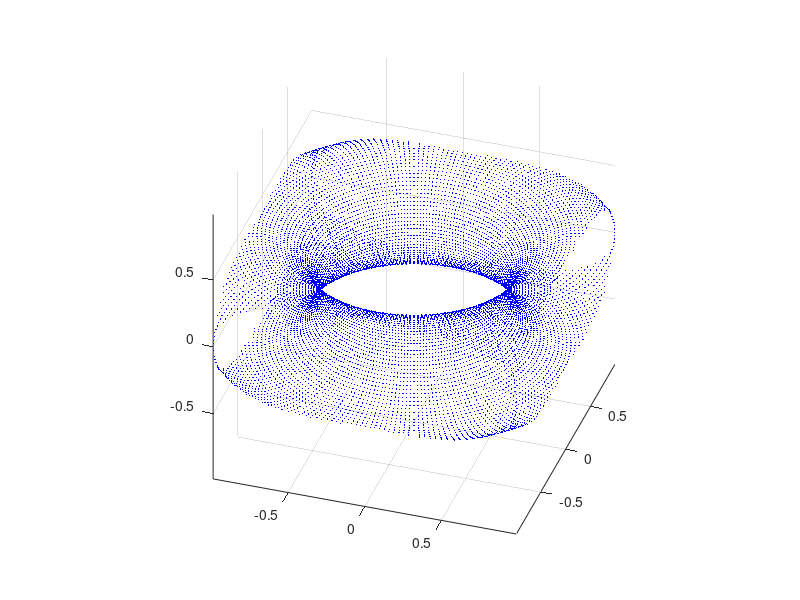
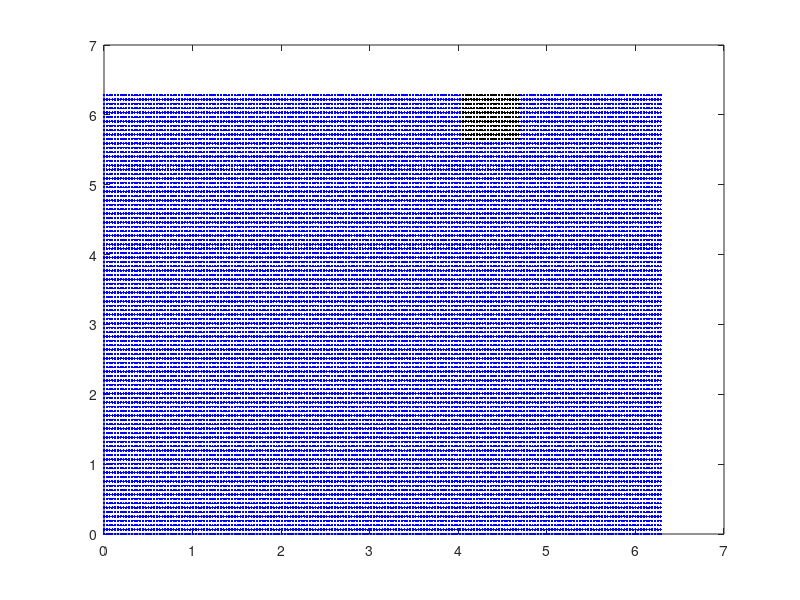

Reproduce these figures in MATLAB, in order.
function [x, y, z] = torus (r, n, a)
% TORUS Generate a torus.
% torus (r, n, a) generates a plot of a
% torus with central radius a and
% lateral radius r.
% n controls the number of facets
% on the surface.
% These input variables are optional
% with defaults r = 0.5, n = 30, a = 1.
%
% [x, y, z] = torus(r, n, a) generates
% three (n + 1)-by-(n + 1) matrices so
% that surf (x, y, z) will produce the
% torus.
%
% See also SPHERE, CYLINDER
%
% MATLAB Primer, 6th Edition
% Kermit Sigmon and Timothy A. Davis
% Section 11.5, page 65.

if nargin < 3, a = 1 ; end
if nargin < 2, n = 200 ; end
if nargin < 1, r = 0.4 ; end
theta = pi * (0:2:2*n)/n ;
phi = 2*pi* (0:2:n)'/n ;
[xx1,yy1] = meshgrid(theta,phi);
xx = (a + r*cos(phi)) * cos(theta) ;
yy = (a + r*cos(phi)) * sin(theta) ;
zz = r * sin(phi) * ones(size(theta)) ;
size(xx)
if nargout == 0
    figure;
    mesh (xx, yy, zz,'marker','.','edgecolor','none','facecolor','none','markeredgecolor','b','markersize',2) ;
    ar = (a + r)/sqrt(2) ;
    axis([-ar, ar, -ar, ar, -ar, ar]) ;
    hold on;
    surf(xx(1:20,130:150),yy(1:20,130:150),zz(1:20,30:50),'edgecolor','none');
    surf(xx(91:end,130:150),yy(91:end,130:150),zz(91:end,30:50),'edgecolor','none');
    colormap gray;
    axis equal;
    view(18,34)
else
    x = xx ;
    y = yy ;
    z = zz ;
end
figure;
plot(xx1(:),yy1(:),'b.');
xx1 = xx1(91:end,130:150);
yy1 = yy1(91:end,130:150);
hold on;
plot(xx1(:),yy1(:),'k.');

